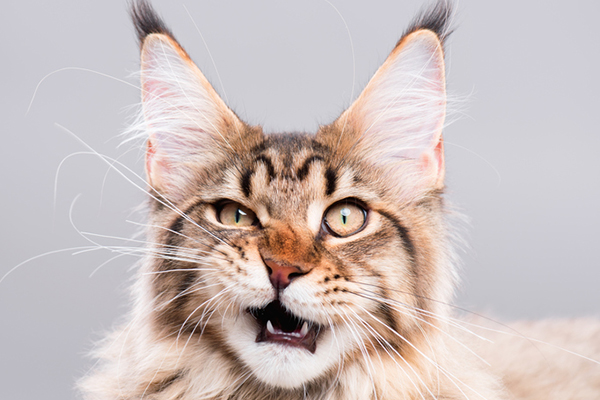
#> input picture cat.jpg, 600 x 400 px
$ python flip.py cat.jpg
#> lines starting #> are read from the running program, lines starting #| are printed output that depends on the picture
import sys
import cv2

if __name__ == '__main__':
    img_path = sys.argv[1]
    img = cv2.imread(img_path, 1)
#> img is the input picture: shape (400, 600, 3); mean B, G, R 188.6, 190.5, 203.2
    cv2.imshow('flip', cv2.flip(img, 0))
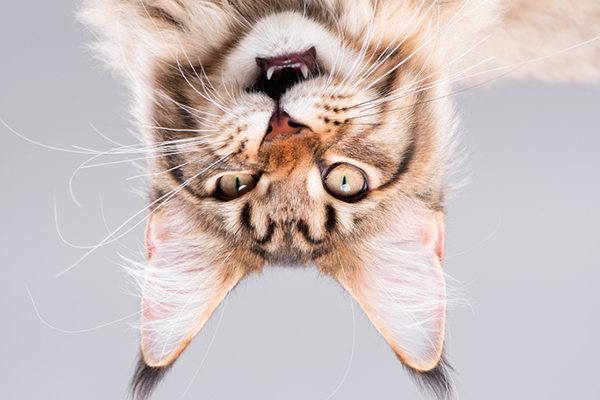
#> window 'flip': shape (400, 600, 3); mean B, G, R 188.6, 190.5, 203.2
    cv2.waitKey(0)
